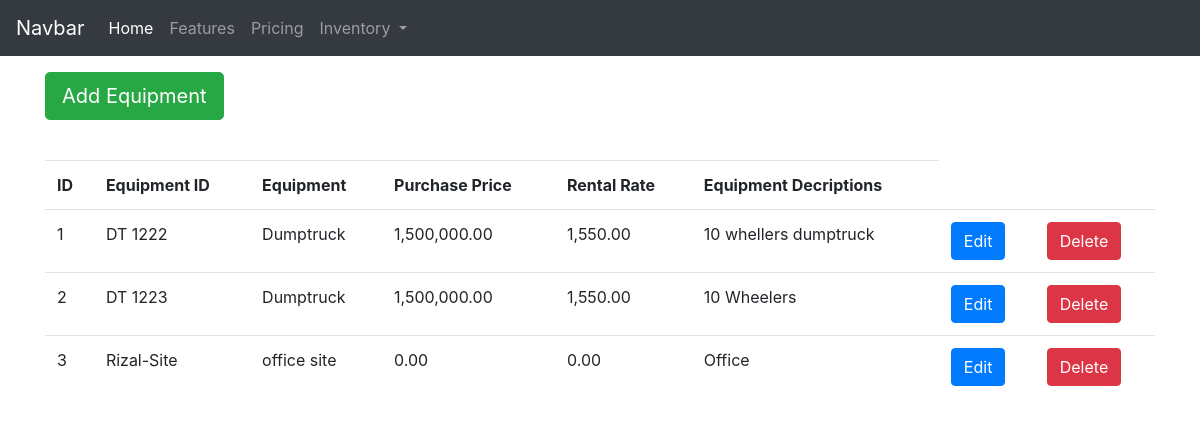
The app's page /equipment_list/ with its own data.
### inventory_management/models.py (models this page shows, shortened)
class equipment(models.Model):
    equipment_id = models.CharField(max_length=100,
                                blank=True, null=True)
    equipment_name = models.CharField(max_length=100)
    purchase_value = models.DecimalField(max_digits=19,decimal_places=2,null=True, blank=True)
    rental_rate = models.DecimalField(max_digits=19,decimal_places=2,null=True, blank=True)
    equipment_descriptions = models.CharField(max_length=250)
    update = models.DateTimeField(auto_now=True)
    created = models.DateTimeField(auto_now_add=True)
    class Meta:
        ordering = ['equipment_name']
        db_table = 'equipment_db'

### inventory_management/views.py (the view)
# urls.py: path('equipment_list/', views.get_equipment_list, name="equipment_list"),
def get_equipment_list(request):
    context = {
        'sequenceList': equipment.objects.order_by('equipment_id')
    }
    return render(request, "equipment_list.html", context)

### inventory_management/templates/equipment_list.html (shortened to what this page needs)
{% extends 'base.html' %}
{% block content %}
<body>
    <div  class="container mt-3">
        <button class="btn btn-success btn-lg " data-toggle="modal" data-target="#modalForm">
            Add Equipment
        </button>
    </div><br>
    <div>
    <form class="form">
        <div class="container mt-3">
            <table class="table table-borderless">
                <thead class="border-bottom font-weight-bold">
                        <td>ID</td>
                        <td>Equipment ID</td>
                        <td>Equipment</td>
                        <td>Purchase Price</td>
                        <td>Rental Rate</td>
                        <td>Equipment Decriptions</td>
                </thead>
                <tbody>
                    {% for list in sequenceList%}
                        <tr>
                            <td>{{list.id}}</td>
                            <td>{{list.equipment_id}}</td>
                            <td>{{list.equipment_name}}</td>
                            <td>{{list.purchase_value}}</td>
                            <td>{{list.rental_rate}}</td>
                            <td>{{list.equipment_descriptions}}</td>
                            <td>
                                <a href=""
                                <button type="button" class="btn btn-primary">
                                 Edit</button></a>
                            </td>
                            <td>
                                <a href="{% url 'equipmentDelete' list.id%}"method="POST">
                                    <button type="button" class="btn btn-danger"> Delete</button>
                                </a>
                            </td>
                        </tr>
                    {% endfor %}
                </tbody>
            </table>
        </div>
    </form>
</body>
{% endblock %}

### inventory_management/templates/base.html (shortened to what this page needs)
<!DOCTYPE html>
<html lang="en">
<head>
  <link rel="stylesheet" href="https://maxcdn.bootstrapcdn.com/bootstrap/4.0.0-beta/css/bootstrap.min.css">
</head>
<body>
  <nav class="navbar navbar-expand-lg navbar-dark bg-dark">
    <a class="navbar-brand" href="#">Navbar</a>
    <div class="collapse navbar-collapse" id="navbarNavDropdown">
      <ul class="navbar-nav">
        <li class="nav-item active">
          <a class="nav-link" href="#">Home <span class="sr-only">(current)</span></a>
        </li>
        <li class="nav-item">
          <a class="nav-link" href="#">Features</a>
        </li>
        <li class="nav-item">
          <a class="nav-link" href="#">Pricing</a>
        </li>
        <li class="nav-item dropdown">
          <a class="nav-link dropdown-toggle" href="{% url 'test' %}" id="navbarDropdownMenuLink" data-toggle="dropdown" aria-haspopup="true" aria-expanded="false">
            Inventory
        </a>
        </li>
      </ul>
    </div>
  </nav>
</body>
</html>
{% block content %}
{% endblock %}

### records on screen
equipment: id "1", equipment_id "DT 1222", equipment_name "Dumptruck", purchase_value "1,500,000.00", rental_rate "1,550.00", equipment_descriptions "10 whellers dumptruck"
equipment: id "2", equipment_id "DT 1223", equipment_name "Dumptruck", purchase_value "1,500,000.00", rental_rate "1,550.00", equipment_descriptions "10 Wheelers"
equipment: id "3", equipment_id "Rizal-Site", equipment_name "office site", purchase_value "0.00", rental_rate "0.00", equipment_descriptions "Office"
